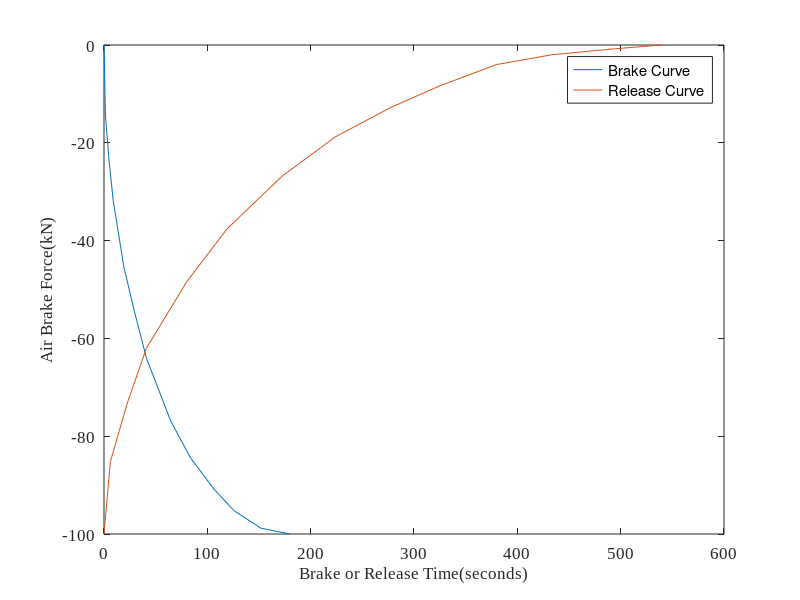

MATLAB code for this plot:
clc;
clear all
%% plot a circle.
% rectangle('Position',[0,0,1,1],'Curvature',[1,1]),axis tight
% grid on
%% load the data from the graph.
load('AirCharacteristic');
load('ReleaseCharacteristic');
AirCharacteristic(1,1) = 0;
AirCharacteristic(1,2) = 0;
AirCharacteristic(end,1) = 180;
AirCharacteristic(end,2) = 100;
ReleaseCharacteristic(1,1) = 0;
ReleaseCharacteristic(1,2) = 0;
ReleaseCharacteristic(end,1) = 540;
ReleaseCharacteristic(end,2) = 100;
% plot(AirCharacteristic(:,1),AirCharacteristic(:,2),ReleaseCharacteristic(:,1),ReleaseCharacteristic(:,2));
AirCharacteristic = AirCharacteristic';
ReleaseCharacteristic = ReleaseCharacteristic';
%%
ABCL_Force = cell(1,2);
k = (AirCharacteristic(2,2:end)-AirCharacteristic(2,1:end-1))./...
    (AirCharacteristic(1,2:end)-AirCharacteristic(1,1:end-1));
AirCharacteristic(3,:) = [k 0];
AirCharacteristic(2,:) = -AirCharacteristic(2,:);
ABCL_Force{1} = AirCharacteristic;

k = (ReleaseCharacteristic(2,2:end)-ReleaseCharacteristic(2,1:end-1))./...
    (ReleaseCharacteristic(1,2:end)-ReleaseCharacteristic(1,1:end-1));
ReleaseCharacteristic(3,:) = [0 k]; 
ReleaseCharacteristic(2,:) = ReleaseCharacteristic(2,:)-100;
ABCL_Force{2} = ReleaseCharacteristic;
plot(ABCL_Force{1}(1,:),ABCL_Force{1}(2,:),ABCL_Force{2}(1,:),ABCL_Force{2}(2,:))
set(gca,'FontSize',12,'Fontname','Times New Roman');
%%
xlabel('Brake or Release Time(seconds)','FontSize',12,'Fontname','Times New Roman')
ylabel('Air Brake Force(kN)','FontSize',12,'Fontname','Times New Roman')
legend('Brake Curve','Release Curve');
% save('ABCL_Force','ABCL_Force');









